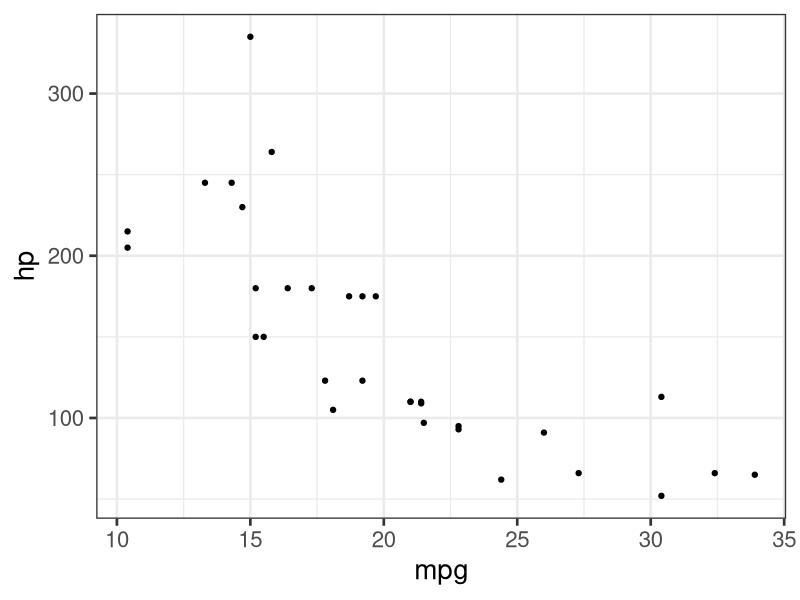

The R script that drew this image:
## ---- chunk 1
# Load libraries and settings here
library(tidyverse)
library(here)
knitr::opts_chunk$set(
    warning = FALSE,
    message = FALSE,
    comment = "#>",
    fig.path = "figs/", # Folder where rendered plots are saved
    fig.width = 7.252, # Default plot width
    fig.height = 4, # Default plot height
    fig.retina = 3 # For better plot resolution
)

# Load data below here

# Put any other "global" settings here, e.g. a ggplot theme:
theme_set(theme_bw(base_size = 20))
## ---- chunk 2
head(mtcars)
## ---- chunk 3
ggplot(mtcars) + 
    geom_point(aes(x = mpg, y = hp))
